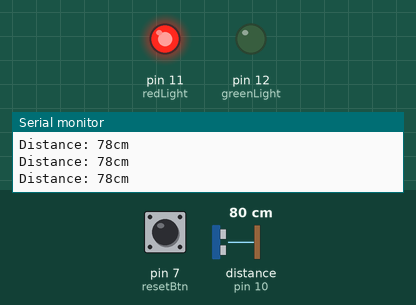
Recording of a sketch running on a simulated Arduino Uno, built with avr-gcc and run on an emulated ATmega328P. Parts: output pins drawn as LEDs (lit = HIGH), the last lines printed to the serial monitor. Wiring (inferred from the names in the program): ultrasonic range finder: trigger pin 9; echo pin 10. The test bench sets the inputs (shaded band); at power-on: distance to the obstacle (sensor on pin 10) 80 cm, pin 7 (resetBtn) LOW. The echo pulse lasts 58.3 µs per cm; pins used as bus, display or sensor lines are not drawn.

Above: at 1.3 s.
1.4 s: distance to the obstacle (sensor on pin 10) set to 65 cm
2.9 s: distance to the obstacle (sensor on pin 10) set to 56 cm
At 3.4 s:
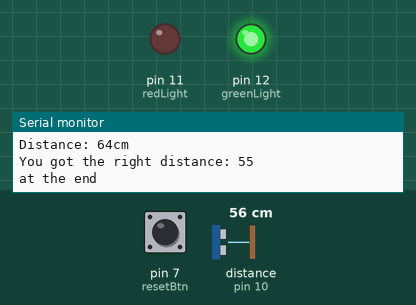
Timing chart, 0 to 5.9 s (numbered marks = the images above; inputs shaded):
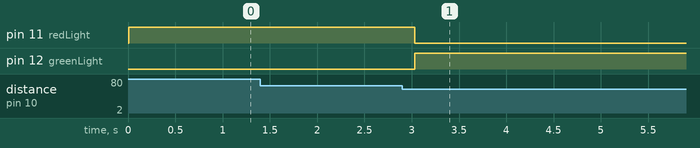

The sketch:

cleanEchoWithReset.ino
```cpp
//sets pin numbers
const int trigPin = 9;
const int echoPin = 10;
const int redLight = 11;
const int greenLight = 12;
const int resetBtn = 7;

// defines variables
long duration;
int distance;
int distanceCheck;
bool greenOn;

//RESET BUTTON VARIABLES
int btnReading;//the btn vars are for the reset button to deal with delay
int btnState = HIGH;
int btnPrevious = LOW;
long time = 0;         // the last time the output pin was toggled
long debounce = 200;   // the debounce time, increase if the output flickers


void setup() {
  pinMode(trigPin, OUTPUT); // Signal Goes Out
  pinMode(echoPin, INPUT); // Signal Goes In
  pinMode(redLight,+ OUTPUT);
  pinMode(greenLight, OUTPUT);
  pinMode(resetBtn, INPUT);
  Serial.begin(9600); // Start Talking to the serial moniter
}

void loop() {

///////////////////FOR THE RESET BUTTON///////////////////////////
  btnReading = digitalRead(resetBtn);

  // if the input just went from LOW and HIGH and we've waited long enough
  // to ignore any noise on the circuit, toggle the output pin and remember
  // the time
  if (btnReading == HIGH && btnPrevious == LOW && millis() - time > debounce) {
    if (btnState == HIGH){
      btnState = LOW;
      Serial.println("A the reset button has been hit");
      greenOn = false;

    }else{
      btnState = HIGH;
      Serial.println("B the reset button has been hit");
      greenOn = false;
    }
    time = millis();
  }

  btnPrevious = btnReading;

/////////////////FOR THE ECHO PIN/////////////////////////////////
// Clears the trigPin
digitalWrite(trigPin, LOW);
delayMicroseconds(2);

// Sets the trigPin on HIGH state for 10 micro seconds
digitalWrite(trigPin, HIGH);
delayMicroseconds(10);
digitalWrite(trigPin, LOW);

// Reads the echoPin, returns the sound wave travel time in microseconds
duration = pulseIn(echoPin, HIGH);
// Calculating the distance
distance= duration*0.034/2;

if(greenOn!=true){
    if(distance>45 && distance < 60){
    distanceCheck = distance;
    Serial.print("You got the right distance: ");
    Serial.println(distance);
    digitalWrite(redLight, LOW);
    Serial.println("at the end");
    greenOn = true;
  } else {
    Serial.print("Distance: ");
    Serial.print(distance);
    Serial.println("cm");
    digitalWrite(greenLight, LOW);
    digitalWrite(redLight, HIGH);
  }
  if(greenOn == true){
    digitalWrite(greenLight, HIGH);
  }
}

delay(500);
//delay(distance);
//Serial.print("Distance: ");
//Serial.println(distance);
//Serial.println("cm");
}
```

Measured:
- the behaviour switches between 61 and 60 cm on distance to the obstacle (sensor on pin 10) (found by bisection; images 0 and 1)
- after the input at 2.9 s, pin 11 (redLight): HIGH → LOW after 0.13 s; pin 12 (greenLight): LOW → HIGH after 0.13 s
